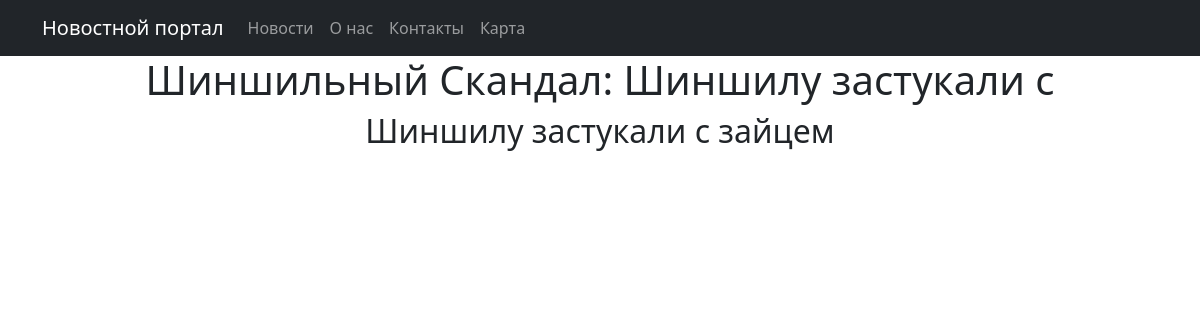
The page /news/2 on the database its author committed.
### simpleapp/models.py (models this page shows)
class New(models.Model):
    name = models.CharField(
        max_length=50,
        unique=True, # названия товаров не должны повторяться
    )
    description = models.TextField()
    quantity = models.IntegerField(
        validators=[MinValueValidator(0)],
    )
    category = models.ForeignKey(
        to='Category',
        on_delete=models.CASCADE,
        related_name='news', # все продукты в категории будут доступны через поле products
    )
    def __str__(self):
        return f'{self.name.title()}: {self.description[:20]}'

### simpleapp/views.py (the view)
# urls.py: path('<int:pk>', NewDetail.as_view()),
class NewDetail(DetailView):
    model = New
    template_name = 'new.html'
    context_object_name = 'new'

### simpleapp/templatetags/custom_filters.py (called while the page is built)
@register.filter()
def censor(value):
    bad_words = ('редиска', 'бля')
    if not isinstance(value, str):
        raise TypeError(f"unresolved type '{type(value)}' expected  type 'str'")
    for word in value.split():
        if word.lower() in bad_words:
            value = value.replace(word, f"{word[0]}{'*' * (len(word) - 2)}{word[-1]}")
    return value

### templates/new.html (shortened to what this page needs)
{% extends 'flatpages/default.html' %}
{% block content %}
<h1>{{ new }}</h1>
<h2> {{ new.description|censor }}</h2>
{% endblock content %}

### rows shown on the page
New: name+description "Шиншильный Скандал: Шиншилу застукали с", description|censor "Шиншилу застукали с зайцем"
